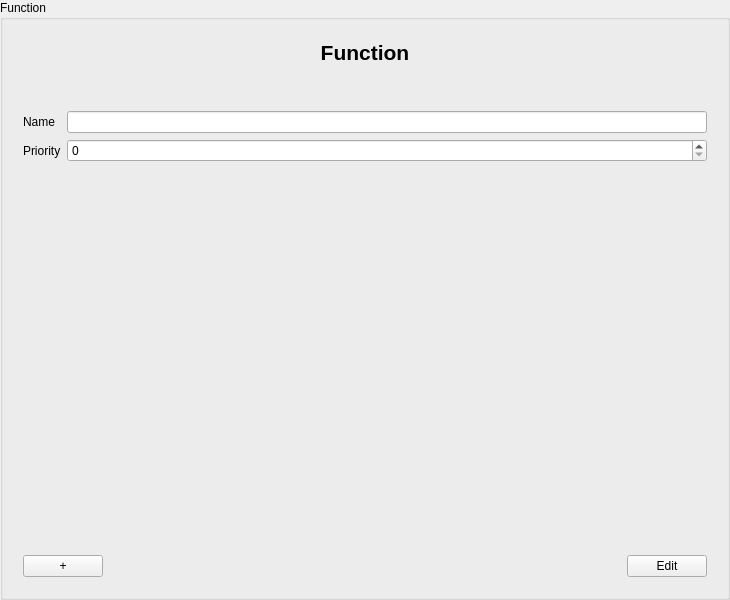
<?xml version="1.0" encoding="UTF-8"?>
<ui version="4.0">
 <class>FunctionInputArea</class>
 <widget class="QGroupBox" name="FunctionInputArea">
  <property name="geometry">
   <rect>
    <x>0</x>
    <y>0</y>
    <width>730</width>
    <height>600</height>
   </rect>
  </property>
  <property name="windowTitle">
   <string>Function</string>
  </property>
  <property name="accessibleName">
   <string>FunctionInputDialog</string>
  </property>
  <property name="title">
   <string>Function</string>
  </property>
  <layout class="QVBoxLayout" name="verticalLayout_3">
   <item>
    <widget class="QWidget" name="formLayoutWidget" native="true">
     <layout class="QVBoxLayout" name="verticalLayout_2">
      <item>
       <layout class="QVBoxLayout" name="verticalLayout">
        <item>
         <widget class="QLabel" name="label_Header">
          <property name="font">
           <font>
            <pointsize>16</pointsize>
            <weight>75</weight>
            <bold>true</bold>
           </font>
          </property>
          <property name="text">
           <string>Function</string>
          </property>
          <property name="alignment">
           <set>Qt::AlignCenter</set>
          </property>
         </widget>
        </item>
       </layout>
      </item>
      <item>
       <spacer name="verticalSpacer">
        <property name="orientation">
         <enum>Qt::Vertical</enum>
        </property>
        <property name="sizeType">
         <enum>QSizePolicy::Preferred</enum>
        </property>
        <property name="sizeHint" stdset="0">
         <size>
          <width>20</width>
          <height>40</height>
         </size>
        </property>
       </spacer>
      </item>
      <item>
       <layout class="QGridLayout" name="gridLayout">
        <item row="1" column="0">
         <widget class="QLabel" name="label_Priority">
          <property name="text">
           <string>Priority</string>
          </property>
          <property name="buddy">
           <cstring>spinBox_Priotity</cstring>
          </property>
         </widget>
        </item>
        <item row="0" column="3">
         <widget class="QLineEdit" name="lineEdit_Name"/>
        </item>
        <item row="0" column="0">
         <widget class="QLabel" name="label_Name">
          <property name="text">
           <string>Name</string>
          </property>
          <property name="buddy">
           <cstring>lineEdit_Name</cstring>
          </property>
         </widget>
        </item>
        <item row="1" column="3">
         <widget class="QSpinBox" name="spinBox_Priotity"/>
        </item>
       </layout>
      </item>
      <item>
       <spacer name="verticalSpacer_2">
        <property name="orientation">
         <enum>Qt::Vertical</enum>
        </property>
        <property name="sizeHint" stdset="0">
         <size>
          <width>20</width>
          <height>40</height>
         </size>
        </property>
       </spacer>
      </item>
      <item>
       <layout class="QHBoxLayout" name="horizontalLayout">
        <item>
         <widget class="QPushButton" name="pushButton_Add">
          <property name="text">
           <string>+</string>
          </property>
         </widget>
        </item>
        <item>
         <spacer name="horizontalSpacer">
          <property name="orientation">
           <enum>Qt::Horizontal</enum>
          </property>
          <property name="sizeHint" stdset="0">
           <size>
            <width>40</width>
            <height>20</height>
           </size>
          </property>
         </spacer>
        </item>
        <item>
         <widget class="QPushButton" name="pushButton_EditFinish">
          <property name="text">
           <string>Edit</string>
          </property>
         </widget>
        </item>
       </layout>
      </item>
     </layout>
    </widget>
   </item>
  </layout>
 </widget>
 <tabstops>
  <tabstop>lineEdit_Name</tabstop>
  <tabstop>spinBox_Priotity</tabstop>
  <tabstop>pushButton_Add</tabstop>
  <tabstop>pushButton_EditFinish</tabstop>
 </tabstops>
 <resources/>
 <connections/>
</ui>
